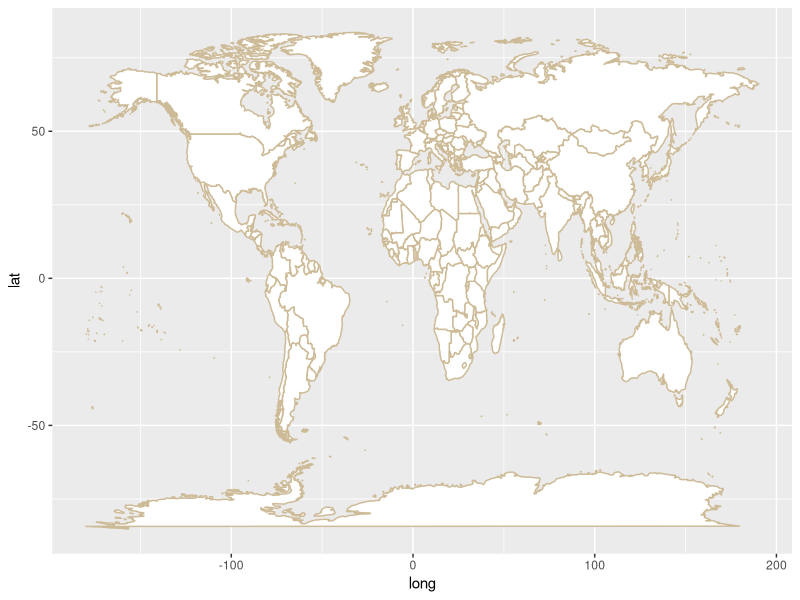
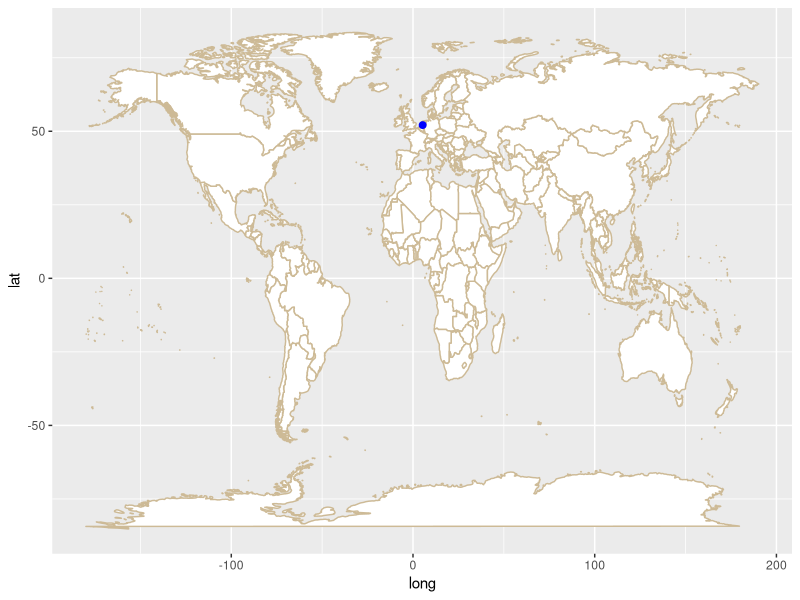
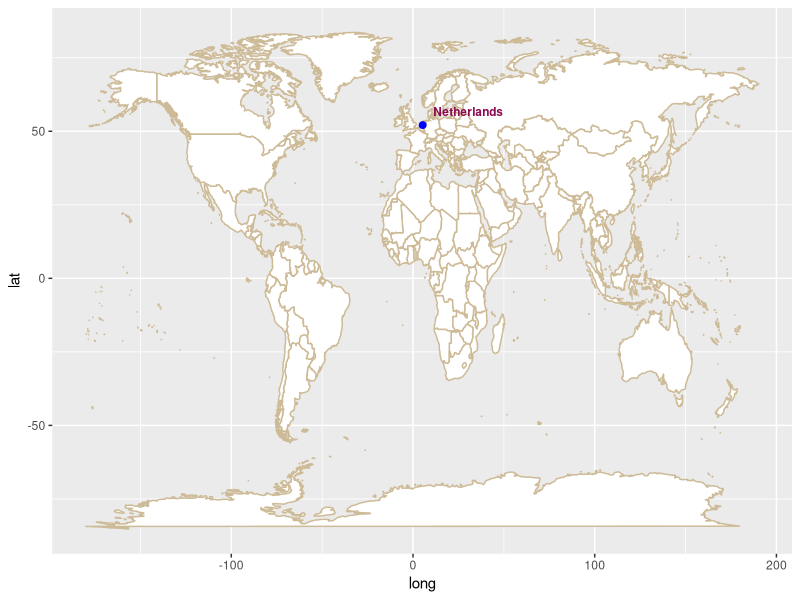

Here is the R script that generated these plots, in order:
library(ggplot2)
library(maps)
library(ggthemes)
library(dplyr)


Country = "Netherlands"
Year = 2001

sample_df = data.frame(Country, Year)

map_data <- map_data("world")
country_data <- subset(map_data, region == sample_df$Country)

sample_df= sample_df %>% 
  mutate(longitude = mean(country_data$long),  
                      latitude= mean(country_data$lat))

mapplot=ggplot() +
  geom_map(
    data = map_data, map = map_data,
    aes(long, lat, map_id = region),
    color = "wheat3",fill = "white"
  )
mapplot

map_with_point = mapplot + 
geom_point(
  data = sample_df,
  aes(longitude, latitude), 
  color = "blue",size= 2
) 
map_with_point


map_with_countryname = map_with_point +
  geom_text(data = sample_df, 
          label= Country,
          aes(longitude, latitude), 
          hjust=-0.15, vjust=-1, size=3, color="deeppink4",fontface='bold') 
map_with_countryname





  

